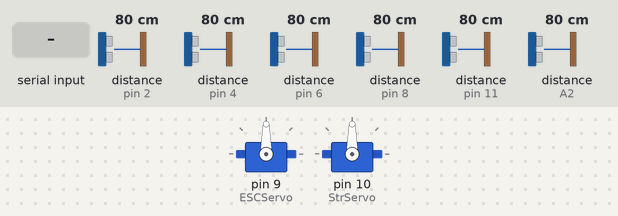
This sketch was run on a simulated Arduino Mega 2560, built with avr-gcc and run on an emulated ATmega2560. On the bench: 2 × servo. The inputs (shaded band) are chosen by the test bench; at power-on: distance to the obstacle (sensors on pin 2, pin 4, pin 6, pin 8, pin 11, A2) 80 cm. The echo pulse lasts 58.3 µs per cm; what the sketch prints to the serial monitor is not drawn.

Above: at 1.2 s.
1.3 s: "90;45;200\n" received over Serial
Timing chart, 0 to 4.3 s (numbered marks = the images above; inputs shaded):
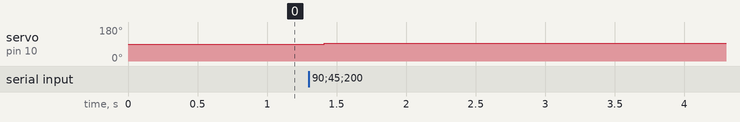

The sketch:

HackPSUCar.ino
```cpp
/* Include the sonar sensor library */
#include <NewPing.h>

/* Include Servo library. */
#include <Servo.h>

// Define Sonar Params
#define SONAR_NUM      6  // Number of sensors.
#define MAX_DISTANCE 200  // Maximum distance (in cm) to ping.
#define PING_INTERVAL 50  // Milliseconds between sensor pings (29ms is about the min to avoid cross-sensor echo)

void stopPing();
void echoCheck();

// Create two servo objects
Servo ESCServo;
Servo StrServo;

// Define sonar variables
unsigned long pingTimer[SONAR_NUM]; // Holds the times when the next ping should happen for each sensor.
unsigned int cm[SONAR_NUM];         // Where the ping distances are stored.
boolean stopped = 0;
uint8_t currentSensor = 0;          // Keeps track of which sensor is active.
int x = 0;

// Define sonar object array
NewPing sonar[SONAR_NUM] = {   // Sensor object array.
  NewPing(3, 2, MAX_DISTANCE), // Each sensor's trigger pin, echo pin, and max distance to ping.
  NewPing(5, 4, MAX_DISTANCE),
  NewPing(7, 6, MAX_DISTANCE),
  NewPing(12, 11, MAX_DISTANCE),
  NewPing(A3, A2, MAX_DISTANCE),
  NewPing(13, 8, MAX_DISTANCE)
};

// Create the initial servo commands
int SpeedCmd = 0; // 0% throttle
int StrCmd = 0;   // 0 deg steering angle

void setup()
{
 // Attach servo objects to output pins
  ESCServo.attach(9);     // ESC Servo attached
  StrServo.attach(10);    // Steering Servo attached
  Serial.begin(9600);     // Open serial data channel
  Serial.setTimeout(100); // Set a short timeout for receiving signals
  for (uint8_t i = 1; i < SONAR_NUM; i++)
    pingTimer[i] = pingTimer[i - 1] + PING_INTERVAL;
}

void loop()
{
  if(Serial.available() > 0)                         // Wait for data to be received
   {
    // initialize temporary values (for no serial data)
    int SpeedTmp = 0;                                  // Initial speed = 0
    int StrTmp = 0;                                    // Initial str = 0
    Serial.println("bad");
    stopPing();
    int BluSpd = 0;                                // Throttle = 0%
    int BluStr = 0;                                // Steering angle = 0 deg
    char input[16];                                // Set maxmimum size of serial stream (16 chars)

    // Start of parsing code
    byte sze = Serial.readBytes(input, 15);        // Read the incoming data & store
    input[sze] = 0;                                // Insert EOS with null char

    /* Inputs are defined to be inthe form input,value;input,value;etc...
     * input = 1 -> Throttle
     * input = 2 -> Steering
     */
    char* frame = strtok(input, ";");              // Seperate strings by ; symbol
    while (frame!=0){                              // For each ; symbol, process each half
      char* sep = strchr(frame, ',');              // Seperate those substrings by , symbol
      if (sep!=0){                                 // Make sure the string isn't null
        *sep = 0;                                  // Set the , character to null (effectively seperating the two strings)
        int selector = atoi(frame);                // Process first half into int
        ++sep;                                     // Adress the second half of the string
        int value = atoi(sep);                     // Process second half

        // Set the appropriate commands for steering and speed
        if (selector == 1){
          BluSpd = value;
        }
        if (selector == 2){
          BluStr = value;
        }
        else{
          // invalid input
        }
      }
      frame = strtok(0, "&");                      // Keep parsing
    }

    // Constrain the speed to limit students. Set to 100% for testing
    SpeedTmp = constrain(BluSpd, -100, 100);
    // Constrain steering to our predefined 'stops'
    StrTmp = constrain(BluStr, -35, 35);
    /* For servo inputs, 90 is dead center
     * Remap speed from so that 0-100 corresponds to 90-180 (0-90 is reverse)
     * Remap steering to be between 145 and 35 (these are the steering stops, determined experimentally)
    */
    StrCmd = map(StrTmp, -35, 35, 145, 35);
    SpeedCmd = map(SpeedTmp, -100,100,0,180);

    // Send the positions to the servo
    ESCServo.write(SpeedCmd);
    if(BluStr == 0){
      StrServo.writeMicroseconds(1500);
    }
    else{
      StrServo.attach(10);
      StrServo.write(StrCmd);
    }
   }
   else{
    if(stopped){                                                        // If stopped, then start the measurement
      stopped = 0;
      pingTimer[0] = millis();                                          // First timer is at millis
      for (uint8_t i = 0; i < SONAR_NUM; i++)                           // Run through sensor array
        if (i!=0) pingTimer[i] = pingTimer[i - 1] + PING_INTERVAL;      // Update Ping Timers
    }
    if(x<SONAR_NUM){
      if (millis() >= pingTimer[x]) {                                   // Is it this sensor's time to ping?
        pingTimer[x] += PING_INTERVAL * SONAR_NUM;                      // Set next time this sensor will be pinged.
        if (x == 0 && currentSensor == SONAR_NUM - 1) oneSensorCycle(); // Sensor ping cycle complete, do something with the results.
        sonar[currentSensor].timer_stop();                              // Make sure previous timer is canceled before starting a new ping (insurance).
        currentSensor = x;                                              // Sensor being accessed.
        cm[currentSensor] = 0;                                          // Make distance zero in case there's no ping echo for this sensor.
        sonar[currentSensor].ping_timer(echoCheck);                     // Do the ping (processing continues, interrupt will call echoCheck to look for echo).
      }
      x = x+1;
    }
    if (x==SONAR_NUM){
      x=0;
    }
   }
}

void stopPing(){
  for (int i = 0; i < SONAR_NUM; i++) pingTimer[i] = -1;
  stopped = 1;
}

void echoCheck() {
  if (sonar[currentSensor].check_timer()){
    cm[currentSensor] = sonar[currentSensor].ping_result / US_ROUNDTRIP_CM;
  }
}

void oneSensorCycle() { // Sensor ping cycle complete, do something with the results.
  // The following code would be replaced with your code that does something with the ping results.
  for (int t = 0; t < SONAR_NUM; t++) {
    switch(t){
      case 0:
        Serial.print("left = ");
        break;
      case 1:
        Serial.print("right = ");
        break;
      case 2:
        Serial.print("rear = ");
        break;
      case 3:
        Serial.print("front left = ");
        break;
      case 4:
        Serial.print("front right = ");
        break;
      case 5:
        Serial.print("front center = ");
        break;
    }
    Serial.print(cm[t]);
    Serial.println("cm ");
  }
}
```

Measured:
- after the input at 1.3 s, servo on pin 10 (StrServo): 90° → 93° after 0.11 s
